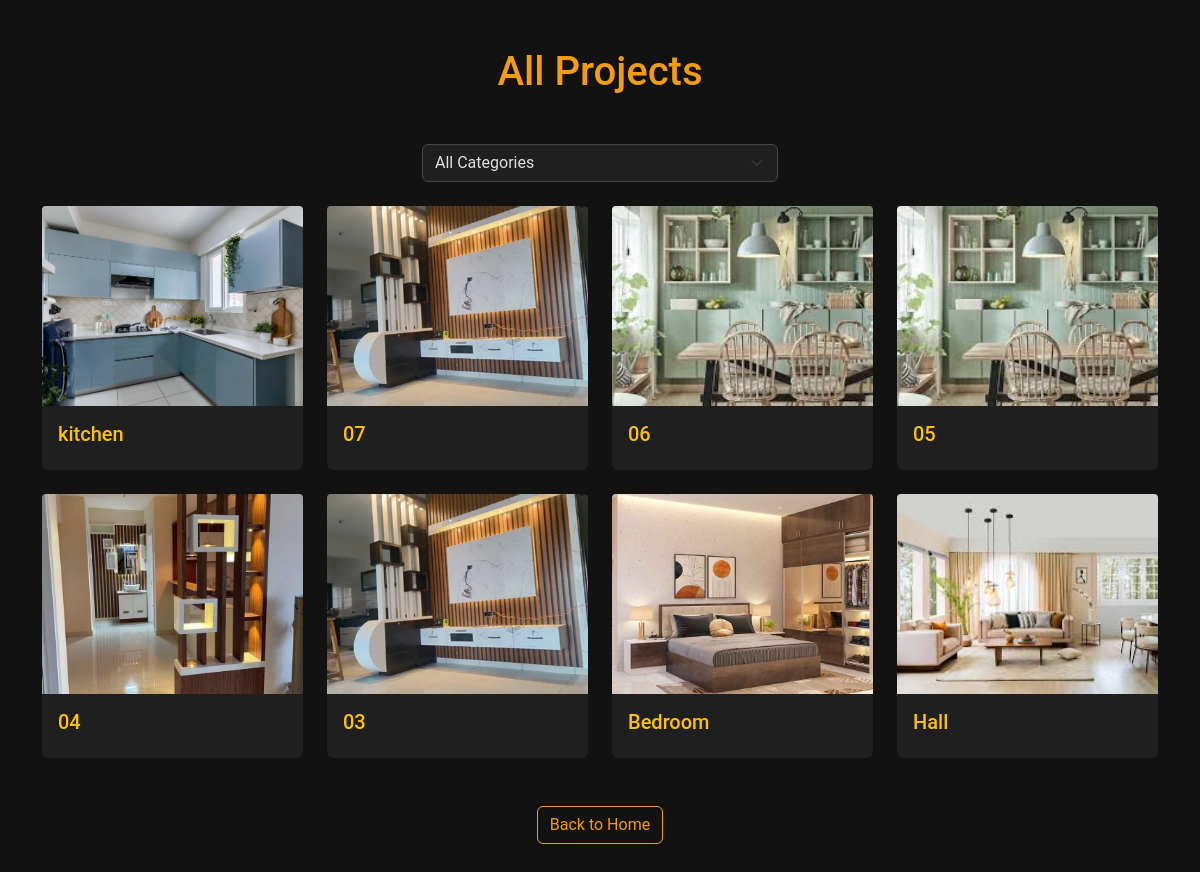
/projects/, run on the app's committed database.
### portfolio/models.py (models this page shows, shortened)
class Project(models.Model):
    CATEGORY_CHOICES = [
        ('bedroom', 'Bedroom'),
        ('hall', 'Hall'),
        ('kitchen','Kitchen'),
        ('tvunit', 'TvUnit'),
        ('sofa', 'Sofa'),
        ('centertable','CenterTable'),
        ('bed','Bed'),
        ('cupboard','CupBoard'),
        ('door','Door'),
        ('others','Others')
    ]
    title = models.CharField(max_length=200)
    description = models.TextField()
    image = models.ImageField(upload_to='projects/')
    category = models.CharField(
        max_length=50,
        choices=CATEGORY_CHOICES,
        default='other'
    )

### portfolio/views.py (the view, shortened to what this page needs)
# urls.py: path('projects/', all_projects, name='all_projects'),
def all_projects(request):
    selected_category = request.GET.get("category")
    page_number = request.GET.get("page", 1)
    if selected_category and selected_category != "all":
        projects = Project.objects.filter(category=selected_category).order_by('-id')
    else:
        projects = Project.objects.all().order_by('-id')
    paginator = Paginator(projects, 8)
    page_obj = paginator.get_page(page_number)
    categories = Project.objects.values_list('category', flat=True).distinct()
    return render(request, "portfolio/all_projects.html", {
        "projects": page_obj,
        "categories": categories,
        "selected_category": selected_category,
    })

### portfolio/templates/portfolio/all_projects.html (shortened to what this page needs)
{% load static %}
<!DOCTYPE html>
<html lang="en">
<head>
  <link href="https://cdn.jsdelivr.net/npm/bootstrap@5.3.3/dist/css/bootstrap.min.css" rel="stylesheet" />
</head>
<body>
  <div class="container my-5">
    <h1 class="text-center mb-5">All Projects</h1>
    <form method="get" class="mb-4">
      <div class="row justify-content-center">
        <div class="col-12 col-md-6 col-lg-4">
          <select name="category" class="form-select" onchange="this.form.submit()">
            <option value="all" {% if not selected_category or selected_category == "all" %}selected{% endif %}>All Categories</option>
          </select>
        </div>
      </div>
    </form>
    <div class="row g-4" id="projects-container">
      {% include "portfolio/includes/project_cards.html" with projects=projects %}
    </div>
    <div class="mt-5 text-center">
      <a href="{% url 'home' %}" class="btn btn-outline-light">Back to Home</a>
    </div>
  </div>
</body>
</html>

### portfolio/templates/portfolio/includes/project_cards.html (shortened to what this page needs)
{% for project in projects %}
  <div class="col-12 col-sm-6 col-md-4 col-lg-3 d-flex">
    <div class="card w-100">
      <a href="#" data-bs-toggle="modal" data-bs-target="#projectModal{{ project.id }}">
        <img src="{{ project.image.url }}" class="card-img-top" alt="{{ project.title }}" loading="lazy">
      </a>
      <div class="card-body">
        <h5 class="card-title text-warning">{{ project.title }}</h5>
      </div>
    </div>
  </div>
{% endfor %}

### portfolio/templates/portfolio/all_projects.html (style rules this page uses)
body { background-color: #121212; color: #e0e0e0; font-family: 'Roboto', sans-serif; }
h1, h2 { color: #f39c12; }
.card { background-color: #1f1f1f; transition: transform 0.3s ease, box-shadow 0.3s ease; border: none; height: 100%; }
.card-img-top { height: 200px; object-fit: cover; transition: transform 0.4s ease; border-radius: 4px 4px 0 0; }
.btn-outline-light { border-color: #f39c12; color: #f39c12; }
.form-select { background-color: #1f1f1f; color: #e0e0e0; border-color: #444; }

### data on the page
Project: image (picture), title "kitchen"
Project: image (picture), title "07"
Project: image (picture), title "06"
Project: image (picture), title "05"
Project: image (picture), title "04"
Project: image (picture), title "03"
Project: image (picture), title "Bedroom"
Project: image (picture), title "Hall"
